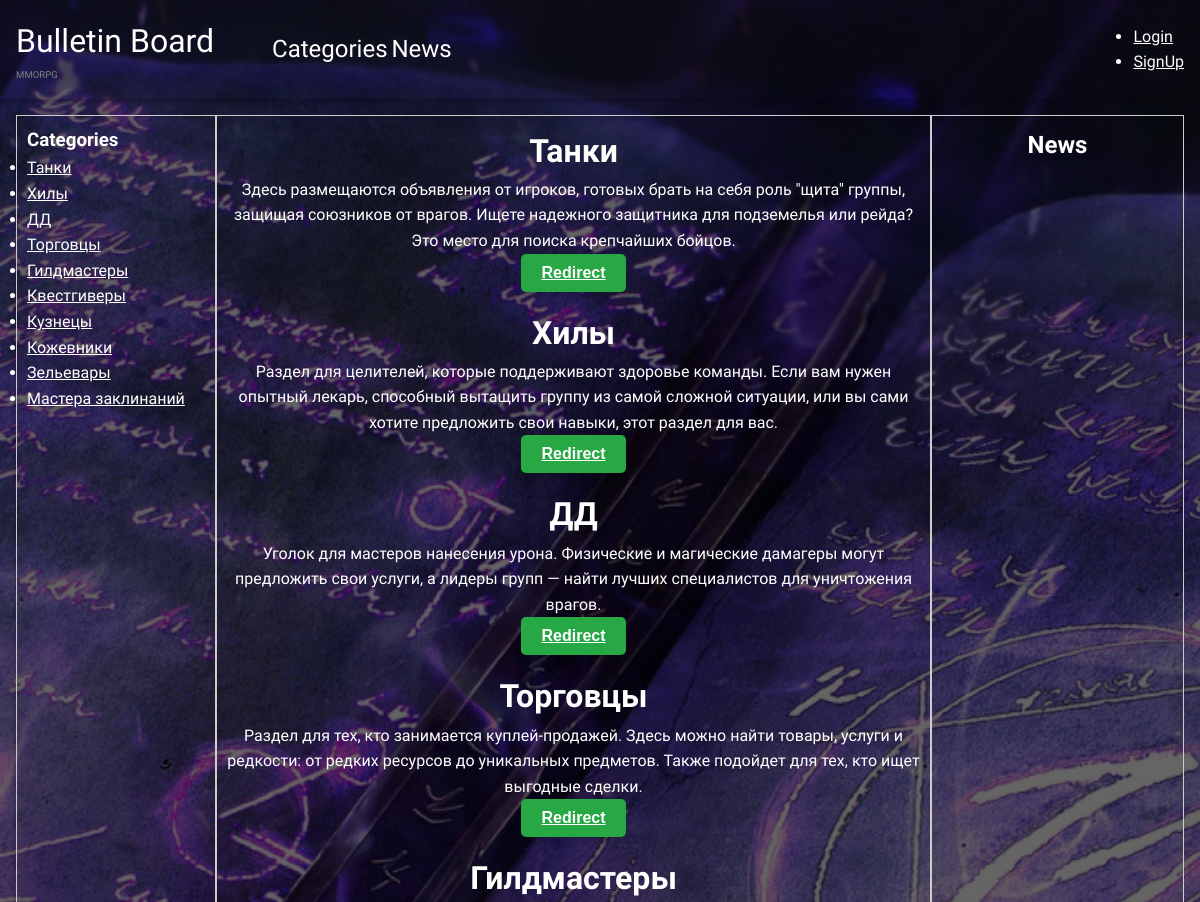
Before: /board/categories/ (upper part) with the older database file.
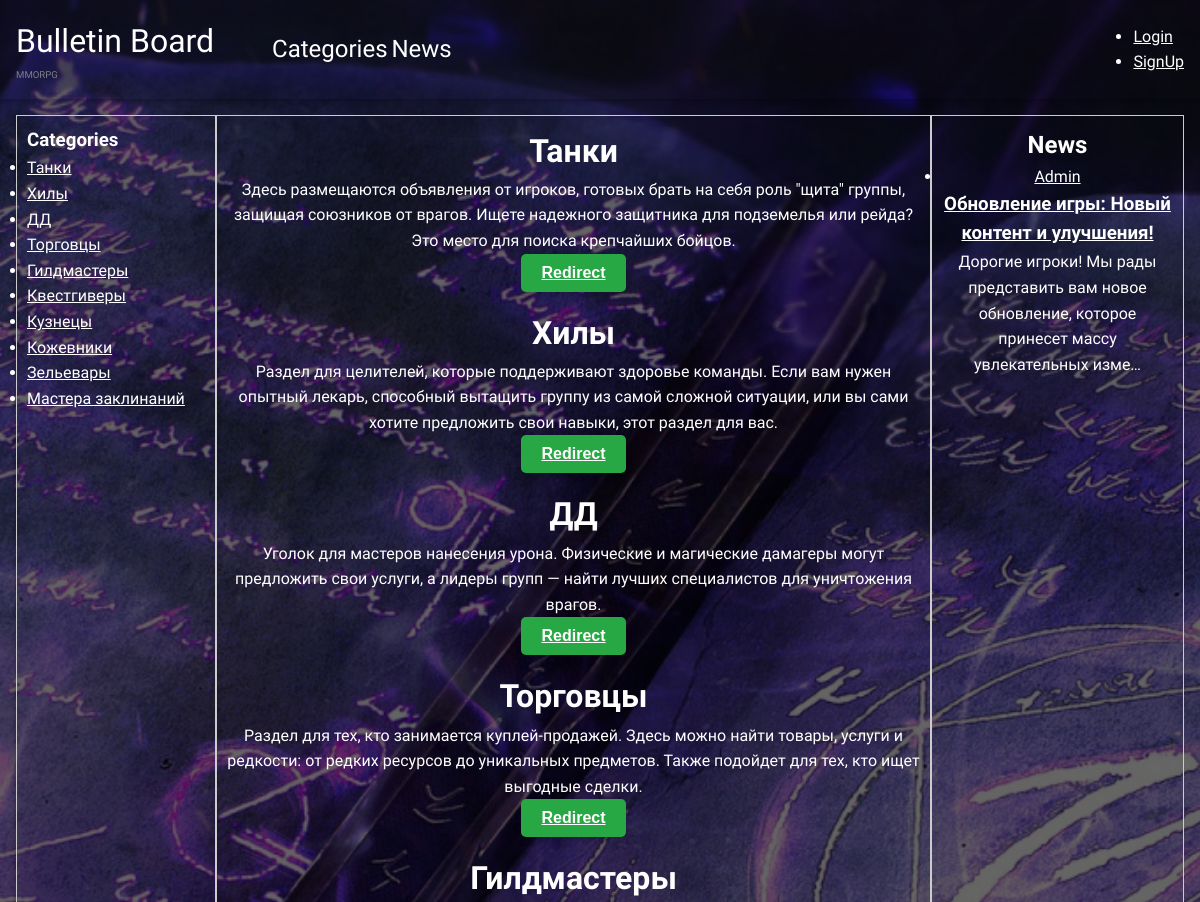
After: the same page with the newer database file.
### board/models.py (models this page shows, shortened)
class Category(models.Model):
    class Meta:
        verbose_name = 'Category'
        verbose_name_plural = 'Categories'
    name = models.CharField(max_length=150)
    slug = models.SlugField(
        max_length=255, unique=True, db_index=True, verbose_name="URL",
        blank=True)
    descriptions = models.TextField(blank=True)
    image = models.ImageField(
        upload_to='categories/images/', null=True, blank=True)

class Post(models.Model):
    author = models.ForeignKey(User, on_delete=models.CASCADE)
    title = models.CharField(max_length=150, blank=False)
    text = models.TextField()
    created_date = models.DateTimeField(auto_now_add=True)
    image = models.ImageField(
        upload_to='posts/images/', null=True, blank=True)
    video = models.FileField(
        upload_to='posts/videos', null=True, blank=True)
    slug = models.SlugField(
        max_length=255, unique=True, db_index=True, verbose_name="URL",
        blank=True)

### board/views.py (the view)
class CategoryListView(View):
    def get_context_data(self, request):
        posts = Post.objects.all()
        categories = Category.objects.all()
        return {
            'categories': categories,
            'posts': posts,
        }
    def get(self, request):
        context = self.get_context_data(request)
        return render(request, 'board/categories.html', context)

### templates/board/categories.html (shortened to what this page needs)
{% extends 'default.html' %}
{% load i18n %}
{% block side-left %}
<section>
    <h1>{% trans 'Categories' %}</h1>
</section>
<section>
    <ul class="categories">
    {% for category in categories %}
        <li class="category">
            <a href="{% url 'BoardsInCategory' category.pk category.slug %}">{{category.name}}</a>
        </li>
    {% endfor %}
    </ul>
</section>
{% endblock side-left %}
{% block content %}
    {% for category in categories %}
    <div>
        <h1>{{category.name}}</h1>
        <p>{{category.descriptions}}</p>
        <button class="green-button"><a href="{% url 'BoardsInCategory' category.pk category.slug %}">Redirect</a></button>
    </div>
    {% endfor %}
{% endblock content %}
{% block side-right %}
<section>
    <h1>{% trans 'News' %}</h1>
</section>
<section class="posts">
    <ul>
    {% for post in posts %}
        <li>
            <a href="#">{{ post.author }}</a>
            <h3><a href="{% url 'PostDetail' post.pk post.slug %}">{{ post.title }}</a></h3>
            <p>{{ post.text|truncatechars:100 }}</p>
        </li>
    {% endfor %}
    </ul>
</section>
{% endblock side-right %}

Changed rows visible on the page:
added Post: author "Admin", title "Обновление игры: Новый контент и улучшения!", text "Дорогие игроки! Мы рады представить вам новое обновление, которое принесет массу увлекательных изме…"
